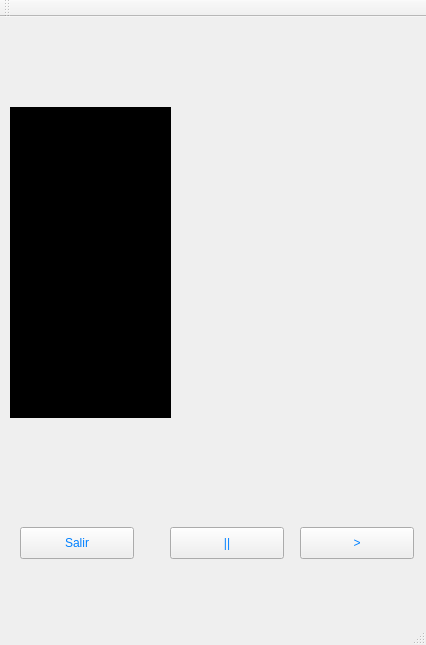
<?xml version="1.0" encoding="UTF-8"?>
<ui version="4.0">
 <class>MainWindow</class>
 <widget class="QMainWindow" name="MainWindow">
  <property name="geometry">
   <rect>
    <x>0</x>
    <y>0</y>
    <width>426</width>
    <height>645</height>
   </rect>
  </property>
  <property name="minimumSize">
   <size>
    <width>426</width>
    <height>645</height>
   </size>
  </property>
  <property name="maximumSize">
   <size>
    <width>426</width>
    <height>645</height>
   </size>
  </property>
  <property name="windowTitle">
   <string>MainWindow</string>
  </property>
  <widget class="QWidget" name="centralWidget">
   <widget class="QLabel" name="label">
    <property name="geometry">
     <rect>
      <x>10</x>
      <y>90</y>
      <width>161</width>
      <height>311</height>
     </rect>
    </property>
    <property name="styleSheet">
     <string notr="true">background-color: rgb(0, 0, 0);</string>
    </property>
    <property name="text">
     <string>TextLabel</string>
    </property>
   </widget>
   <widget class="QPushButton" name="pushButton">
    <property name="geometry">
     <rect>
      <x>300</x>
      <y>510</y>
      <width>114</width>
      <height>32</height>
     </rect>
    </property>
    <property name="styleSheet">
     <string>color: rgb(0, 128, 255);</string>
    </property>
    <property name="text">
     <string>&gt;</string>
    </property>
   </widget>
   <widget class="QPushButton" name="pushButton_2">
    <property name="geometry">
     <rect>
      <x>170</x>
      <y>510</y>
      <width>114</width>
      <height>32</height>
     </rect>
    </property>
    <property name="styleSheet">
     <string>color: rgb(0, 128, 255);</string>
    </property>
    <property name="text">
     <string>||</string>
    </property>
   </widget>
   <widget class="QPushButton" name="pushButton_3">
    <property name="geometry">
     <rect>
      <x>20</x>
      <y>510</y>
      <width>114</width>
      <height>32</height>
     </rect>
    </property>
    <property name="styleSheet">
     <string notr="true">color: rgb(0, 128, 255);</string>
    </property>
    <property name="text">
     <string>Salir</string>
    </property>
   </widget>
  </widget>
  <widget class="QMenuBar" name="menuBar">
   <property name="geometry">
    <rect>
     <x>0</x>
     <y>0</y>
     <width>426</width>
     <height>22</height>
    </rect>
   </property>
  </widget>
  <widget class="QToolBar" name="mainToolBar">
   <attribute name="toolBarArea">
    <enum>TopToolBarArea</enum>
   </attribute>
   <attribute name="toolBarBreak">
    <bool>false</bool>
   </attribute>
  </widget>
  <widget class="QStatusBar" name="statusBar"/>
 </widget>
 <layoutdefault spacing="6" margin="11"/>
 <resources/>
 <connections/>
</ui>
